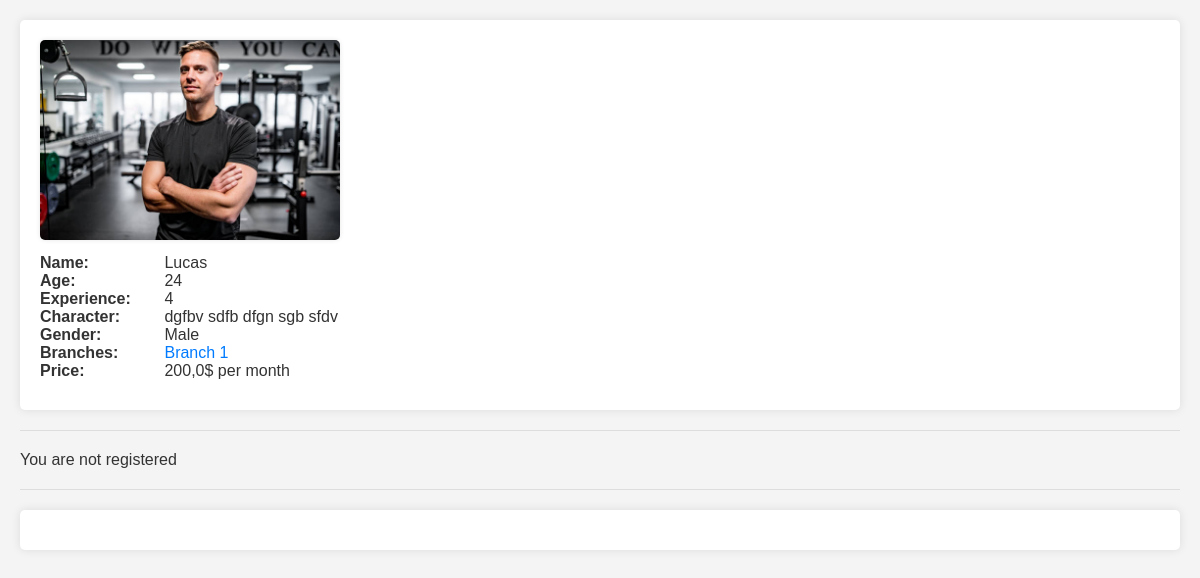
Screenshot of /instructor/5 with the database file from the repository.
### index/models.py (models this page shows, shortened)
class Instructors(models.Model):
    name = models.CharField(max_length=256)
    age = models.IntegerField(blank=True)
    experience = models.IntegerField(blank=True)
    character = models.TextField(blank=True)
    photo = models.ImageField(upload_to='media')
    gender_ch = [
        ('Male', 'Male'),
        ('Female', 'Female')
    ]
    gender = models.CharField(max_length=16, choices=gender_ch)
    branches = models.ForeignKey(Branches, on_delete=models.CASCADE)
    price = models.FloatField(blank=True)
    data_add = models.DateTimeField(auto_now_add=True)

class Branches(models.Model):
    name = models.CharField(max_length=256)
    address = models.CharField(max_length=512)
    data_crate = models.DateTimeField(auto_now_add=True)
    def __str__(self):
        return self.name

### index/views.py (the view, shortened to what this page needs)
# urls.py: path('instructor/<int:pk>', views.get_full_inst),
def get_full_inst(request, pk):
    instructor = Instructors.objects.get(id=pk)
    comments = Comments.objects.filter(user_topic=instructor)
    order = Order.objects.filter(sub_inst=instructor)
    error = ''
    form = CommentsForm()
    form1 = OrderForm()
    context = {
        'instructor': instructor,
        'comments': comments,
        'order': order,
        'form': form,
        'error': error,
        'form1': form1
    }
    return render(request, 'instructor.html', context)

### index/templates/instructor.html (shortened to what this page needs)
{% load static %}
<!DOCTYPE html>
<html lang="en">
<head>
</head>
<body>
<form>
    <img src="{{ instructor.photo.url }}" alt="Instructor Photo" class="instructor-photo">
    <br>
    <div class="info">
        <strong>Name:</strong> {{ instructor.name }}<br>
        <strong>Age:</strong> {{ instructor.age }}<br>
        <strong>Experience:</strong> {{ instructor.experience }}<br>
        <strong>Character:</strong> {{ instructor.character }}<br>
        <strong>Gender:</strong> {{ instructor.gender }}<br>
        <strong>Branches:</strong> <a href="/branches/{{ instructor.branches.id }}">{{ instructor.branches }}</a><br>
        <strong>Price:</strong> {{ instructor.price }}$ per month<br>
    </div>
</form>
<hr>
{% if user.is_authenticated %}
    <form method="post">
        {% csrf_token %}
        {{ form.user_comment }}
        <button type="submit">Submit</button>
    </form>
    <br>
    <form method="post">
        {% csrf_token %}
        <div class="info">
            <div class="field">
                <label for="user_name">Name:</label>
                {{ form1.user_name }}
            </div>
            <div class="field">
                <label for="phone_num">Phone number:</label>
                {{ form1.phone_num }}
            </div>
            <div class="field">
                <label for="subscription">Periods:</label>
                {{ form1.subscription }}
            </div>
        </div>
        <button type="submit">Order</button>
    </form>
{% else %}
    <p>You are not registered</p>
{% endif %}
<hr>
<form>
</form>
</body>
</html>

### index/templates/instructor.html (style rules this page uses)
body { font-family: Arial, sans-serif; margin: 0; padding: 20px; background-color: #f4f4f4; color: #333; }
form { background-color: #fff; padding: 20px; border-radius: 5px; box-shadow: 0 0 10px rgba(0, 0, 0, 0.1); margin-bottom: 20px; }
img { max-width: 100%; height: auto; margin-bottom: 10px; border-radius: 5px; box-shadow: 0 0 5px rgba(0, 0, 0, 0.1); }
a { text-decoration: none; color: #007bff; }
hr { border: 0; height: 1px; background-color: #ddd; margin: 20px 0; }
.info { margin-bottom: 10px; }
.info strong { display: inline-block; width: 120px; }
.instructor-photo { width: 300px; }

### rows the page displays
Instructors: photo (picture), name "Lucas", age "24", experience "4", character "dgfbv sdfb dfgn sgb sfdv", gender "Male", branches "Branch 1", price "200,0"
